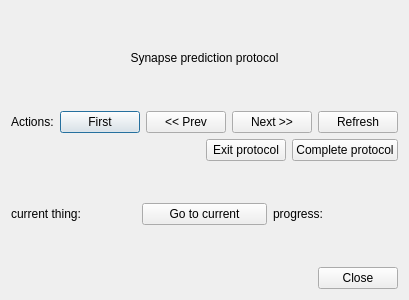
<?xml version="1.0" encoding="UTF-8"?>
<ui version="4.0">
 <class>SynapsePredictionProtocol</class>
 <widget class="QDialog" name="SynapsePredictionProtocol">
  <property name="geometry">
   <rect>
    <x>0</x>
    <y>0</y>
    <width>400</width>
    <height>300</height>
   </rect>
  </property>
  <property name="windowTitle">
   <string>Synapse Prediction Protocol</string>
  </property>
  <layout class="QVBoxLayout" name="verticalLayout">
   <item>
    <widget class="QLabel" name="label_2">
     <property name="text">
      <string>Synapse prediction protocol</string>
     </property>
     <property name="alignment">
      <set>Qt::AlignCenter</set>
     </property>
    </widget>
   </item>
   <item>
    <layout class="QHBoxLayout" name="horizontalLayout">
     <item>
      <widget class="QLabel" name="label">
       <property name="text">
        <string>Actions:</string>
       </property>
      </widget>
     </item>
     <item>
      <spacer name="horizontalSpacer">
       <property name="orientation">
        <enum>Qt::Horizontal</enum>
       </property>
       <property name="sizeHint" stdset="0">
        <size>
         <width>40</width>
         <height>20</height>
        </size>
       </property>
      </spacer>
     </item>
     <item>
      <widget class="QPushButton" name="firstButton">
       <property name="text">
        <string>First</string>
       </property>
      </widget>
     </item>
     <item>
      <widget class="QPushButton" name="prevButton">
       <property name="text">
        <string>&lt;&lt; Prev</string>
       </property>
      </widget>
     </item>
     <item>
      <widget class="QPushButton" name="nextButton">
       <property name="text">
        <string>Next &gt;&gt;</string>
       </property>
      </widget>
     </item>
     <item>
      <widget class="QPushButton" name="refreshButton">
       <property name="text">
        <string>Refresh</string>
       </property>
      </widget>
     </item>
    </layout>
   </item>
   <item>
    <layout class="QHBoxLayout" name="horizontalLayout_2">
     <item>
      <spacer name="horizontalSpacer_2">
       <property name="orientation">
        <enum>Qt::Horizontal</enum>
       </property>
       <property name="sizeHint" stdset="0">
        <size>
         <width>40</width>
         <height>20</height>
        </size>
       </property>
      </spacer>
     </item>
     <item>
      <widget class="QPushButton" name="exitButton">
       <property name="text">
        <string>Exit protocol</string>
       </property>
      </widget>
     </item>
     <item>
      <widget class="QPushButton" name="completeButton">
       <property name="text">
        <string>Complete protocol</string>
       </property>
      </widget>
     </item>
    </layout>
   </item>
   <item>
    <layout class="QHBoxLayout" name="horizontalLayout_3">
     <item>
      <widget class="QLabel" name="currentLabel">
       <property name="text">
        <string>current thing:</string>
       </property>
      </widget>
     </item>
     <item>
      <widget class="QPushButton" name="gotoButton">
       <property name="text">
        <string>Go to current</string>
       </property>
      </widget>
     </item>
     <item>
      <widget class="QLabel" name="progressLabel">
       <property name="text">
        <string>progress:</string>
       </property>
      </widget>
     </item>
    </layout>
   </item>
   <item>
    <widget class="QDialogButtonBox" name="buttonBox">
     <property name="orientation">
      <enum>Qt::Horizontal</enum>
     </property>
     <property name="standardButtons">
      <set>QDialogButtonBox::Close</set>
     </property>
    </widget>
   </item>
  </layout>
 </widget>
 <resources/>
 <connections>
  <connection>
   <sender>buttonBox</sender>
   <signal>accepted()</signal>
   <receiver>SynapsePredictionProtocol</receiver>
   <slot>accept()</slot>
   <hints>
    <hint type="sourcelabel">
     <x>248</x>
     <y>254</y>
    </hint>
    <hint type="destinationlabel">
     <x>157</x>
     <y>274</y>
    </hint>
   </hints>
  </connection>
  <connection>
   <sender>buttonBox</sender>
   <signal>rejected()</signal>
   <receiver>SynapsePredictionProtocol</receiver>
   <slot>reject()</slot>
   <hints>
    <hint type="sourcelabel">
     <x>316</x>
     <y>260</y>
    </hint>
    <hint type="destinationlabel">
     <x>286</x>
     <y>274</y>
    </hint>
   </hints>
  </connection>
 </connections>
</ui>
